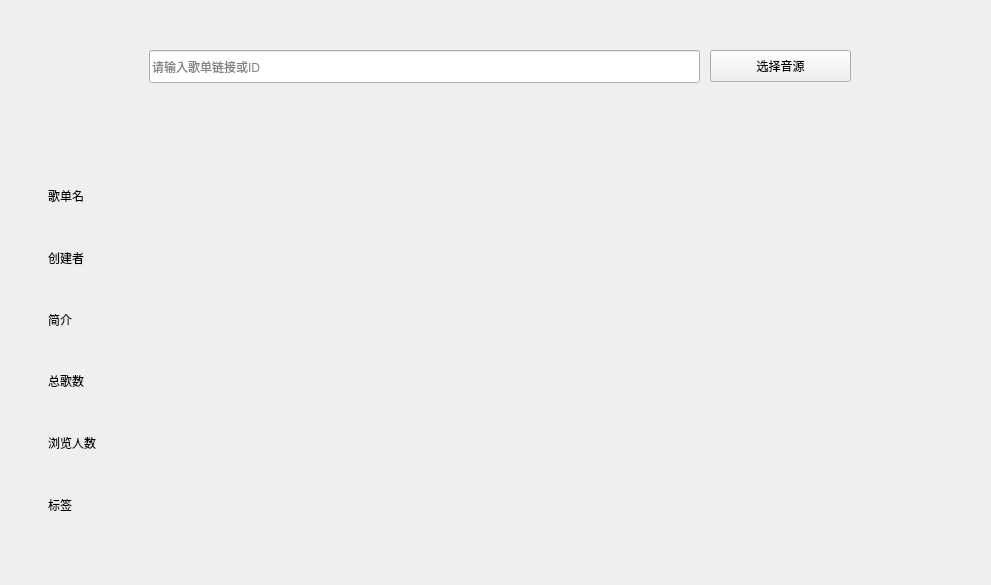
<?xml version="1.0" encoding="UTF-8"?>
<ui version="4.0">
 <class>importWindow</class>
 <widget class="QWidget" name="importWindow">
  <property name="geometry">
   <rect>
    <x>0</x>
    <y>0</y>
    <width>991</width>
    <height>585</height>
   </rect>
  </property>
  <property name="windowTitle">
   <string>Form</string>
  </property>
  <widget class="SearchLineEdit" name="importLineEdit">
   <property name="geometry">
    <rect>
     <x>149</x>
     <y>50</y>
     <width>551</width>
     <height>33</height>
    </rect>
   </property>
   <property name="placeholderText">
    <string>请输入歌单链接或ID</string>
   </property>
  </widget>
  <widget class="QLabel" name="bgLabel">
   <property name="geometry">
    <rect>
     <x>0</x>
     <y>0</y>
     <width>991</width>
     <height>585</height>
    </rect>
   </property>
   <property name="text">
    <string/>
   </property>
   <property name="alignment">
    <set>Qt::AlignCenter</set>
   </property>
  </widget>
  <widget class="ComboBox" name="sourceBox">
   <property name="geometry">
    <rect>
     <x>710</x>
     <y>50</y>
     <width>141</width>
     <height>32</height>
    </rect>
   </property>
   <property name="text">
    <string>选择音源</string>
   </property>
   <property name="icon">
    <iconset>
     <normaloff>../Image/icon.ico</normaloff>../Image/icon.ico</iconset>
   </property>
  </widget>
  <widget class="QStackedWidget" name="stackedWidget">
   <property name="geometry">
    <rect>
     <x>39</x>
     <y>140</y>
     <width>921</width>
     <height>421</height>
    </rect>
   </property>
   <property name="currentIndex">
    <number>0</number>
   </property>
   <widget class="QWidget" name="infoPage">
    <widget class="QFrame" name="frame">
     <property name="geometry">
      <rect>
       <x>0</x>
       <y>0</y>
       <width>921</width>
       <height>421</height>
      </rect>
     </property>
     <layout class="QFormLayout" name="formLayout">
      <item row="1" column="0">
       <widget class="QLabel" name="label">
        <property name="text">
         <string>歌单名</string>
        </property>
       </widget>
      </item>
      <item row="1" column="1">
       <widget class="QLabel" name="nameLabel">
        <property name="text">
         <string/>
        </property>
        <property name="alignment">
         <set>Qt::AlignCenter</set>
        </property>
       </widget>
      </item>
      <item row="2" column="0">
       <spacer name="verticalSpacer">
        <property name="orientation">
         <enum>Qt::Vertical</enum>
        </property>
        <property name="sizeHint" stdset="0">
         <size>
          <width>20</width>
          <height>40</height>
         </size>
        </property>
       </spacer>
      </item>
      <item row="3" column="0">
       <widget class="QLabel" name="label_3">
        <property name="text">
         <string>创建者</string>
        </property>
       </widget>
      </item>
      <item row="3" column="1">
       <widget class="QLabel" name="createrLabel">
        <property name="text">
         <string/>
        </property>
        <property name="alignment">
         <set>Qt::AlignCenter</set>
        </property>
       </widget>
      </item>
      <item row="5" column="0">
       <widget class="QLabel" name="label_5">
        <property name="text">
         <string>简介</string>
        </property>
       </widget>
      </item>
      <item row="5" column="1">
       <widget class="QLabel" name="contentLabel">
        <property name="text">
         <string/>
        </property>
        <property name="alignment">
         <set>Qt::AlignCenter</set>
        </property>
       </widget>
      </item>
      <item row="7" column="0">
       <widget class="QLabel" name="label_7">
        <property name="text">
         <string>总歌数</string>
        </property>
       </widget>
      </item>
      <item row="7" column="1">
       <widget class="QLabel" name="numLabel">
        <property name="text">
         <string/>
        </property>
        <property name="alignment">
         <set>Qt::AlignCenter</set>
        </property>
       </widget>
      </item>
      <item row="9" column="0">
       <widget class="QLabel" name="label_9">
        <property name="text">
         <string>浏览人数</string>
        </property>
       </widget>
      </item>
      <item row="9" column="1">
       <widget class="QLabel" name="peopleLabel">
        <property name="text">
         <string/>
        </property>
        <property name="alignment">
         <set>Qt::AlignCenter</set>
        </property>
       </widget>
      </item>
      <item row="11" column="0">
       <widget class="QLabel" name="label_11">
        <property name="text">
         <string>标签</string>
        </property>
       </widget>
      </item>
      <item row="11" column="1">
       <widget class="QLabel" name="tagLabel">
        <property name="text">
         <string/>
        </property>
        <property name="alignment">
         <set>Qt::AlignCenter</set>
        </property>
       </widget>
      </item>
      <item row="4" column="0">
       <spacer name="verticalSpacer_2">
        <property name="orientation">
         <enum>Qt::Vertical</enum>
        </property>
        <property name="sizeHint" stdset="0">
         <size>
          <width>20</width>
          <height>40</height>
         </size>
        </property>
       </spacer>
      </item>
      <item row="6" column="0">
       <spacer name="verticalSpacer_3">
        <property name="orientation">
         <enum>Qt::Vertical</enum>
        </property>
        <property name="sizeHint" stdset="0">
         <size>
          <width>20</width>
          <height>40</height>
         </size>
        </property>
       </spacer>
      </item>
      <item row="8" column="0">
       <spacer name="verticalSpacer_4">
        <property name="orientation">
         <enum>Qt::Vertical</enum>
        </property>
        <property name="sizeHint" stdset="0">
         <size>
          <width>20</width>
          <height>40</height>
         </size>
        </property>
       </spacer>
      </item>
      <item row="10" column="0">
       <spacer name="verticalSpacer_5">
        <property name="orientation">
         <enum>Qt::Vertical</enum>
        </property>
        <property name="sizeHint" stdset="0">
         <size>
          <width>20</width>
          <height>40</height>
         </size>
        </property>
       </spacer>
      </item>
      <item row="12" column="0">
       <spacer name="verticalSpacer_6">
        <property name="orientation">
         <enum>Qt::Vertical</enum>
        </property>
        <property name="sizeHint" stdset="0">
         <size>
          <width>20</width>
          <height>40</height>
         </size>
        </property>
       </spacer>
      </item>
      <item row="0" column="0">
       <spacer name="verticalSpacer_7">
        <property name="orientation">
         <enum>Qt::Vertical</enum>
        </property>
        <property name="sizeHint" stdset="0">
         <size>
          <width>20</width>
          <height>40</height>
         </size>
        </property>
       </spacer>
      </item>
     </layout>
    </widget>
   </widget>
   <widget class="QWidget" name="musicPage"/>
  </widget>
  <widget class="SegmentedWidget" name="SegmentedWidget">
   <property name="geometry">
    <rect>
     <x>40</x>
     <y>90</y>
     <width>211</width>
     <height>41</height>
    </rect>
   </property>
  </widget>
  <zorder>bgLabel</zorder>
  <zorder>importLineEdit</zorder>
  <zorder>sourceBox</zorder>
  <zorder>stackedWidget</zorder>
  <zorder>SegmentedWidget</zorder>
 </widget>
 <customwidgets>
  <customwidget>
   <class>ComboBox</class>
   <extends>QPushButton</extends>
   <header>qfluentwidgets</header>
  </customwidget>
  <customwidget>
   <class>Pivot</class>
   <extends>QWidget</extends>
   <header>qfluentwidgets</header>
  </customwidget>
  <customwidget>
   <class>SegmentedWidget</class>
   <extends>Pivot</extends>
   <header>qfluentwidgets</header>
  </customwidget>
  <customwidget>
   <class>LineEdit</class>
   <extends>QLineEdit</extends>
   <header>qfluentwidgets</header>
  </customwidget>
  <customwidget>
   <class>SearchLineEdit</class>
   <extends>LineEdit</extends>
   <header>qfluentwidgets</header>
  </customwidget>
 </customwidgets>
 <resources/>
 <connections/>
</ui>
